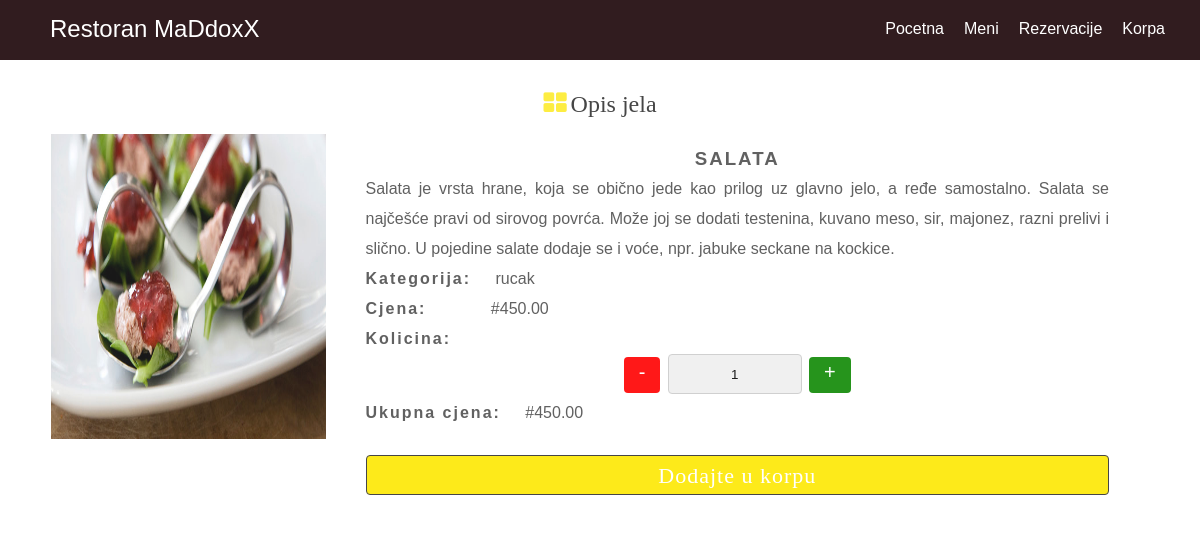
The page /rezervacije/detail.php?fid=3 on the database its author committed.
### tables this page shows
CREATE TABLE `food` (
  `id` int(11) NOT NULL,
  `food_name` varchar(255) NOT NULL,
  `food_category` varchar(255) NOT NULL,
  `food_price` varchar(255) NOT NULL,
  `food_description` text NOT NULL
);

### rezervacije/detail.php (the view, shortened to what this page needs)
<?php
	require "admin/includes/db.php";
	$name = "";
	$desc = "";
	$price = "";
	$id = "";
	if($_SERVER['REQUEST_METHOD'] == 'GET') {
		if(isset($_GET['fid']) && preg_replace("#[^0-9]#", "", $_GET['fid']) != "") {
			$fid = preg_replace("#[^0-9]#", "", $_GET['fid']);
			if($fid != "") {
				$get_detail = $db->query("SELECT * FROM food WHERE id='".$fid."' LIMIT 1");
				if($get_detail->num_rows) {
					while($row = $get_detail->fetch_assoc()) {
						$id = $row['id'];
						$name = $row['food_name'];
						$desc = $row['food_description'];
						$cat  = $row['food_category'];
						$price  = $row['food_price'];
					}
				}else{
					header("location: index.php");
				}
			}
		}else{
			header("location: index.php");
		}
	}elseif($_SERVER['REQUEST_METHOD'] == 'POST') {
		if(isset($_POST['submit'])) {
			$id = preg_replace("#[^0-9]#", "", $_POST['fid']);
			$qty = preg_replace("#[^0-9]#", "", $_POST['amount']);
			header("location: basket.php?fid=".$id."&qty=".$qty."");
		}
	}
?>
<!Doctype html>
	<html lang="en">
<head>
	<link rel="stylesheet" href="css/main.css" />
</head>
<body>
<?php require "includes/header.php"; ?>
<br/><br/><br/>
<div class="content remove_pad" onclick="remove_class()">
	<div class="inner_content on_parallax">
		<h2><span class="fresh">Opis jela</span></h2>
		<div class="parallax_content">
			<div class="detail_holder">
				<div class="detail_img">
					<img src="image/FoodPics/<?php echo $id;?>.jpg" width="100%" alt="no image found" />
				</div>
				<div class="detail_desc">
					<form class="" method="post" action="detail.php">
						<h3 class="desc_header"><?php echo $name; ?></h3>
						<p class="desc_detail"><?php echo $desc; ?> </p>
						<p><span class="bold_desc">Kategorija:</span> <?php echo $cat; ?></p>
						<p><span class="bold_desc price">Cjena:</span> #<span id="price"><?php echo $price; ?></span></p>
						<div class="form_group">
							<p><span class="bold_desc">Kolicina:</span></p>
							<p class="label_center"><label class="subtract" onclick="subtract_price();">-</label><input readonly type="text" id="amount" name="amount" value="1"><label class="add" onclick="sum_price();">+</label><p>
						</div>
						<p><span class="bold_desc">Ukupna cjena:</span> #<span id="total_price"><?php echo $price; ?></span></p>
						<div class="form_group">
							<input type="submit" name="submit" class="submit add_order" value="Dodajte u korpu" />
						</div>
					</form>
				</div>
			</div>
		</div>
	</div>
</div>
</body>
</html>

### rezervacije/includes/header.php (shortened to what this page needs)
<header>
	<div onclick="remove_class()">
	<div class="main_nav">
		<h2>Restoran MaDdoxX</h2>
		<ul class="default_links">
			<li><a href="../index.html">Pocetna</a></li>
			<li><a href="menu.php">Meni</a></li>
			<li><a href="reservation.php">Rezervacije</a></li>
			<li><a href="basket.php">Korpa</a></li>
		</ul>
	</div>
	</div>
</header>

### rezervacije/css/main.css (style rules this page uses)
* { margin: 0; padding: 0; box-sizing: border-box; }
body { font-family: Arial, Helvetica, san-serif, tahoma; }
header { display: block; background: #fde802d3; position: fixed; width: 100%; right: 0; top: 0; margin-bottom: 60px; z-index: 100; }
div.main_nav { padding: 15px 15px; display: block; background: #311c1f; height: auto; min-height: 60px; }
div.main_nav h2 { float: left; margin-left: 35px; font-family: 1em "helvetica" sans-serif; color: #fff; font-weight: 200; }
div.main_nav ul { padding: 0; margin: 0; list-style-type: none; float: right; margin-right: 20px; }
div.main_nav ul li { float: left; margin-left: 20px; margin-top: 5px; height: 20px; width: auto; }
div.main_nav ul li a { text-decoration: none; color: #fff; }
div.on_parallax { background: #fff; opacity: 0.9; color: #505050; text-align: center; height: 370px; padding: 10px; }
div.on_parallax h2 { color: #333; margin: 15px auto; font-weight: 200; font-family: lucida handwriting; }
span.fresh:before { content: '\f009'; font-family: FontAwesome; color: #fde802d3; font-size: 25px; margin-right: 4px; }
div.parallax_content { max-width: 1100px; height: auto; padding: 1px; margin: 0 auto; }
div.content { background: #fff; color: #000; padding: 20px 15px; height: auto; display: block; }
div.content.remove_pad { background: #fff; color: #000; padding: 2px 15px; height: auto; display: block; }
div.inner_content { max-width: 1200px; height: auto; padding: 20px; margin: 0 auto; }
label { display: block; margin-top: 10px; margin-bottom: 5px; color: #505050; font-size: 18px; }
input[type=text], input[type=email], input[type=number], input[type=date], input[type=time] { width: 100%; border: 1px solid #CCCCCC; padding: 7px; height: 40px; background: #efefef; border-radius: 4px; }
input[type=submit].submit { width: 100%; background: #fde802d3; color: #fff; padding: 7px; height: 40px; border: 1px solid #ff6e42ca; font-family: verdana; font-size: 19px; margin-top: 27px; border-radius: 4px; }
div.detail_holder { display: block; height: auto; }
div.detail_img { width: 25%; height: auto; float: left; }
div.detail_img img { height: 305px; }
div.detail_desc { width: 75%; padding: 10px 40px; float: left; text-align: left; line-height: 30px; }
p.label_center { text-align: center; }
h3.desc_header { text-align: center; text-transform:uppercase; letter-spacing: 2px; transition: letter-spacing 200ms ease-in; -moz-transition: letter-spacing 200ms ease-in; -webkit-transition: letter-spacing 200ms ease-in; }
p.desc_detail { text-align: justify; }
div.detail_desc label { padding: 0px 15px 6px 15px; display: inline-block; margin-top: 1px; font-size: 20px; border-radius: 4px; cursor: pointer; }
div.detail_desc label.add { background: #0f8904; color: #fff; }
div.detail_desc label.subtract { background: red; color: #fff; }
span.bold_desc { display: inline-block; font-weight: bold; letter-spacing: 2px; margin-right: 20px; }
span.bold_desc.price { display: inline-block; font-weight: bold; letter-spacing: 2px; margin-right: 60px; }
div.detail_desc input[type=text] { padding: 10px 20px; display: inline; width: 18%; margin: 0% 1%; text-align: center; }
input[type=submit].submit.add_order { background: #fde802; border: 1px solid #333; letter-spacing: 1px; font-size: 22px; cursor: pointer; transition: letter-spacing 200ms ease-in; -moz-transition: letter-spacing 200ms ease-in; -webkit-transition: letter-spacing 200ms ease-in; }

### rows shown on the page
food: food_name "SALATA", food_description "Salata je vrsta hrane, koja se obično jede kao prilog uz glavno jelo, a ređe samostalno. Salata se najčešće pravi od sirovog povrća. Može joj se dodati testenina, kuvano meso, sir, majonez, razni prelivi i slično. U pojedine salate dodaje se i voće, npr. jabuke seckane na kockice.", food_category "rucak", food_price "450.00"
